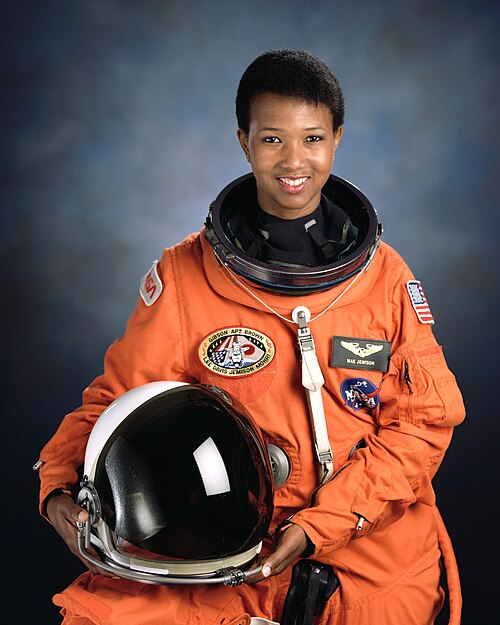
#> input picture backend/tests/data/faces/jemison.jpg, 500 x 625 px
$ python -i staging.py   (imports and definitions only)
#> lines starting #> are read from the running program, lines starting #| are printed output that depends on the picture; after the words box and inside, x2 and y2 are one past the last pixel; in counts of white or black regions, pixels touching at a corner belong together
#> further down, picture is the input picture: PIL image 500x625 RGB; mean R, G, B 104.5, 77.1, 73
"""Hareketli animatik: çekimin sahnelemesi (yerleşim planı) ve onu kareye çeviren çizici. Ağ yok, ücretsiz, deterministik.

Plan (çekim başına JSON, `scenes.staging`; boşsa kurallardan çıkarılır):
  {"version": 1, "source": "rules" | "director",
   "background": {"kind": "paper"} | {"kind": "image", "image": "frame" | "location:<ad>"},
   "layers": [{"id", "image": "frame" | "character:<ad>" | "prop:<ad>", "cutout": bool, "x", "y", "h",
               "crop"?: [x0, x1], "keys": [{"t", "x"?, "y"?, "h"?}], "actions": [{"type", "t0", "t1", ...}]}],
   "camera": [{"t", "zoom", "cx", "cy"}], "captions": bool}
x: katmanın yatay ortası, y: alt kenarı (ayaklar), h: boyu; üçü de kare oranıdır (0-1). Zamanlar çekim içi saniyedir.
crop: grup görselinden tek karakter, kaynağın genişlik oranıyla yatay dilim [x0, x1]; dilimin boyu grubunkiyle aynıdır
(y ve h grubunki, x dilimin ortası). İç kenarlar yumuşak geçişle komşu dilimle örtüşür: birlikte dururken dikiş
görünmez. "note": planı yazanın sahneleme gerekçesi (panelde görünür).
Hareketler (squash & stretch, DIRECTOR.md §9'dan): breathe, sigh, laugh, droop, lean, hop, shake, tremble.
Kamera: anahtar kareler arasında yumuşak geçişle yakınlaşma (zoom) ve odak (cx, cy).

Görseller kesik kâğıt gibi kullanılır: beyaz zeminli referansın (kitap sayfası, stüdyo görseli) zemini kenarlardan
doldurularak atılır. Zemini beyaz olmayan görsel olduğu gibi (dikdörtgen) yerleşir.

Kukla sürümü (`dummy=True`): görseller düz renkli, adı yazılı siluetlere, arka plan açık griye döner. Video modeline
rehber (hareket referansı) olarak verilmek içindir: konum, hareket, kamera ve zamanlama taşır, görünüş taşımaz.
"""
import math
import subprocess
from itertools import pairwise

import numpy as np
from PIL import Image, ImageChops, ImageDraw, ImageFilter

W, H, FPS = 1280, 720, 24
RENDERER_VERSION = 3              # çizim değişince artar: önbellekteki klipler yeniden çizilir
PAPER = (252, 250, 246)
DUMMY_BG = (226, 228, 232)
CUTOUT_MAX = 1600                 # kesik kâğıt maskesinin en uzun kenarı (büyük sayfalar küçültülerek ayrılır)

# çerçeve -> karakterin kare boyuna oranı ve ayak hizası (kadraj dışına taşan yakın çekimler)
FRAMING = {"extreme_wide": (0.22, 0.80), "wide": (0.4, 0.86), "pov": (0.6, 0.98), "medium": (0.66, 1.0),
           "over_shoulder": (0.72, 1.04), "close_up": (0.95, 1.18), "extreme_close_up": (1.25, 1.35)}
POSITION = {"left": 0.3, "sol": 0.3, "center": 0.5, "orta": 0.5, "middle": 0.5, "right": 0.7, "sağ": 0.7}
EMOTION_ACTION = {"joy": ("laugh", {"freq": 3.6, "amp": 0.010}), "sadness": ("droop", {"sink": 0.015, "tilt": -2.5}),
                  "anger": ("shake", {"amp": 0.006}), "fear": ("tremble", {"amp": 0.004}),
                  "surprise": ("hop", {"amp": 0.04}), "tension": ("breathe", {"period": 1.4, "amp": 0.012}),
                  "disgust": ("lean", {"tilt": -4}), "neutral": ("breathe", {"period": 2.6, "amp": 0.01})}


# ---------- yardımcılar ----------

def ease(x: float) -> float:
    x = max(0.0, min(1.0, x))
    return x * x * (3 - 2 * x)


# [72 lines left out: functions keyed, motion, is_page, not called in this run]


def _runs_min(lab: np.ndarray, mask: np.ndarray) -> np.ndarray:
    """Her satırdaki kesintisiz maske dizisine, dizideki en küçük etiketi yayar (C sırası, satır satır)."""
    prev = np.zeros_like(mask)
    prev[:, 1:] = mask[:, :-1]
    flat_mask = mask.ravel()
    starts = (mask & ~prev).ravel()[flat_mask]
    idx = np.flatnonzero(starts)
    vals = lab.ravel()[flat_mask]
    mins = np.minimum.reduceat(vals, idx)
    out = lab.copy()
    out.ravel()[flat_mask] = np.repeat(mins, np.diff(np.append(idx, len(vals))))
    return out


def _label(mask: np.ndarray) -> np.ndarray:
    """4-komşulu bağlı bileşen etiketi (yalnızca numpy): 0 = maske dışı, aynı bileşen = aynı etiket.
    Satır ve sütun dizileri boyunca en küçük etiket, değişmeyene dek sırayla yayılır."""
    big = mask.size + 1
    lab = np.where(mask, np.arange(1, mask.size + 1, dtype=np.int32).reshape(mask.shape), np.int32(big))
    if not mask.any():
        return np.zeros(mask.shape, np.int32)
    mask_t = np.ascontiguousarray(mask.T)
    while True:
        new = _runs_min(lab, mask)
        new = np.ascontiguousarray(_runs_min(np.ascontiguousarray(new.T), mask_t).T)
        if np.array_equal(new, lab):
            break
        lab = new
    return np.where(mask, lab, 0)


def _border_labels(lab: np.ndarray) -> np.ndarray:
    return np.setdiff1d(np.unique(np.concatenate([lab[0], lab[-1], lab[:, 0], lab[:, -1]])), [0])


def cutout(im: Image.Image, threshold: float = 249) -> Image.Image:
    """Beyaz zemini kenarlardan doldurarak atar; kalan şekil(ler) RGBA, sıkı kırpılmış. info["box"]: kaynaktaki yeri."""
#> called with threshold = 249
    rgb = im.convert("RGB")
    k = min(1.0, CUTOUT_MAX / max(rgb.size))              # maske en çok CUTOUT_MAX pikselde hesaplanır (hız)
#> k = 1
    small = rgb if k == 1 else rgb.resize((max(1, round(rgb.width * k)), max(1, round(rgb.height * k))), Image.BOX)
    a = np.asarray(small).astype(np.int16)
    light = (a.min(2) > threshold) & ((a.max(2) - a.min(2)) < 40)
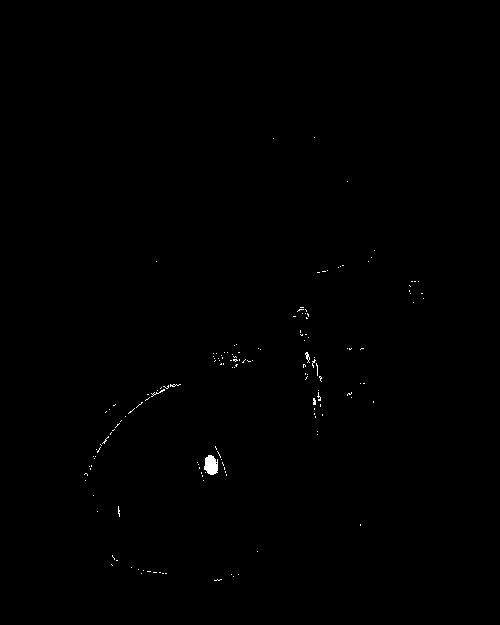
#> light: shape (625, 500) bool; 0.23% white; 156 white regions (153 under 20 px), largest, box (x1, y1, x2, y2) and area: (204, 455, 218, 475) 216, (305, 352, 310, 363) 26, (151, 389, 165, 397) 24
    lab = _label(light)
#> in _label, `lab = np.where(mask, np.arange(1, mask.size + 1, dtype=np.int32).resha..`:
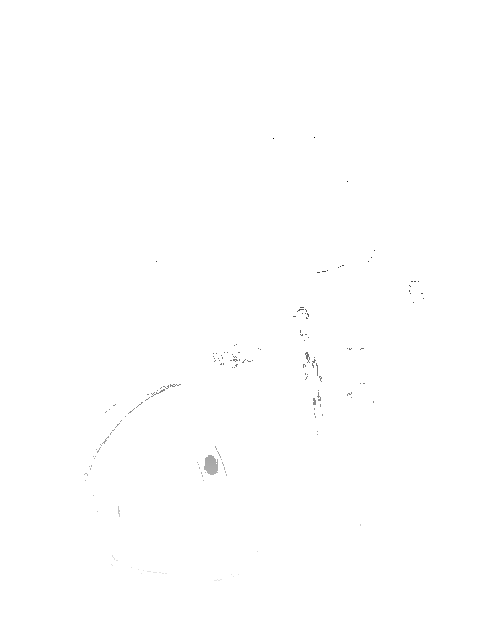
#> lab: shape (625, 500) int32; min 68815, max 312501, mean 312264.1; drawn with min black and max white
#> in _label, `mask_t = np.ascontiguousarray(mask.T)`:
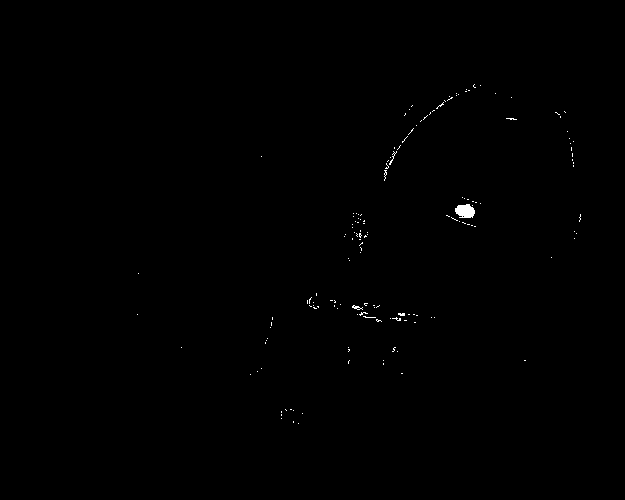
#> mask_t: shape (500, 625) bool; 0.23% white; 156 white regions (153 under 20 px), largest, box (x1, y1, x2, y2) and area: (455, 204, 475, 218) 216, (352, 305, 363, 310) 26, (389, 151, 397, 165) 24
#> the loop in _label, `while True:` made 5 passes
#> pass 1, in _runs_min (call 2), `out = lab.copy()`:
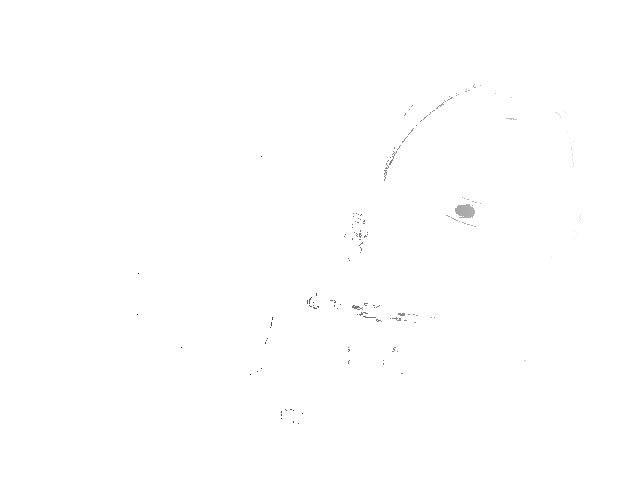
#> out: shape (500, 625) int32; min 68815, max 312501, mean 312264.1; drawn with min black and max white
    fg = ~np.isin(lab, _border_labels(lab))
#> fg: shape (625, 500) bool; every value is 1
    m = Image.fromarray((fg * 255).astype(np.uint8)).filter(ImageFilter.MinFilter(5)).filter(ImageFilter.MaxFilter(5))
#> m: PIL image 500x625 L; every value is 255
    fg = np.asarray(m) > 127                                    # açma: kırıntılar ve ince çizgiler gider
    lab2 = _label(fg)
#> in _label (call 2), `lab = np.where(mask, np.arange(1, mask.size + 1, dtype=np.int32).resha..`:
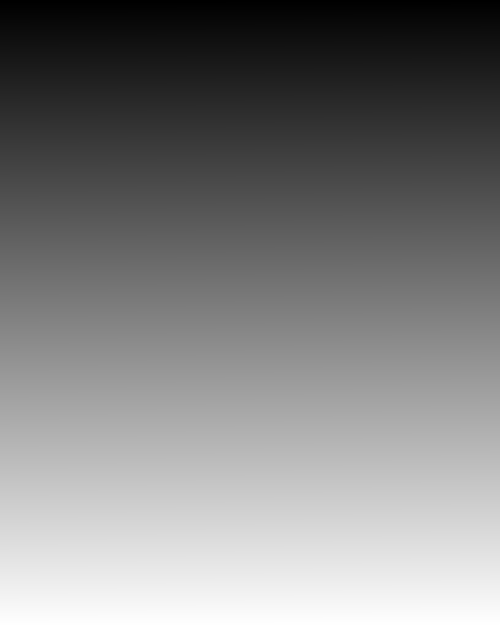
#> lab: shape (625, 500) int32; min 1, max 312500, mean 156250.5; drawn with min black and max white
#> in _label (call 2), `mask_t = np.ascontiguousarray(mask.T)`: mask_t: shape (500, 625) bool; every value is 1
#> the loop in _label (call 2), `while True:` made 2 passes
#> pass 1, in _runs_min (call 12), `out = lab.copy()`:
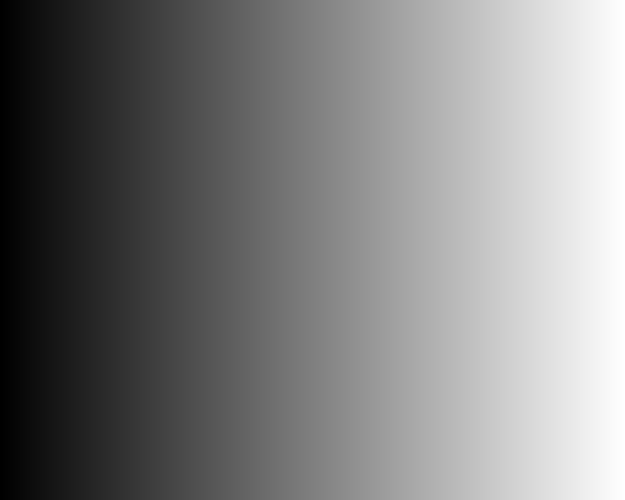
#> out: shape (500, 625) int32; min 1, max 312001, mean 156001; drawn with min black and max white
    ids, sizes = np.unique(lab2[fg], return_counts=True)
#> ids = [1]; sizes = [312500]
    if len(ids):
        fg = np.isin(lab2, ids[sizes > sizes.max() * 0.04])
    holes = _label(~fg)                                         # içteki beyaz delikler doldurulur
#> in _label (call 3), `lab = np.where(mask, np.arange(1, mask.size + 1, dtype=np.int32).resha..`: lab: shape (625, 500) int32; every value is 312501
#> in _label (call 3), `lab = np.where(mask, np.arange(1, mask.size + 1, dtype=np.int32).resha..`: mask: shape (625, 500) bool; every value is 0
#> holes: shape (625, 500) int32; every value is 0
    fg = np.isin(holes, _border_labels(holes), invert=True) & (holes > 0) | fg
    alpha = Image.fromarray((fg * 255).astype(np.uint8))
    if k != 1:
        alpha = alpha.resize(rgb.size, Image.BILINEAR)
    alpha = alpha.filter(ImageFilter.GaussianBlur(1.2 / k))
    out = rgb.copy()
    out.putalpha(alpha)
#> out: PIL image 500x625 RGBA
    box = out.getbbox() or (0, 0, out.width, out.height)
#> box = (0, 0, 500, 625)
    res = out.crop(box)
    res.info["box"] = box
    return res


# [123 lines left out: functions strip, natural, silhouette, camera_keys, act, rules_plan, not called in this run]


# ---------- çizici ----------

class Stage:
    """Planı ve yerel görsel dosyalarını alır; frame(t) bir kare (RGB) döner."""

    # [129 lines left out: functions __init__, _sprite, _source, frame, _overlay, render, not called in this run]


# ---------- doğrulama ----------

ACTIONS = ("breathe", "sigh", "laugh", "droop", "lean", "hop", "shake", "tremble")


# [44 lines left out: function validate, not called in this run]

>>> from PIL import Image
>>> picture = Image.open('../../tests/data/faces/jemison.jpg')
>>> result = cutout(picture)

$ run again, on backend/tests/data/faces/ride_1979.jpg
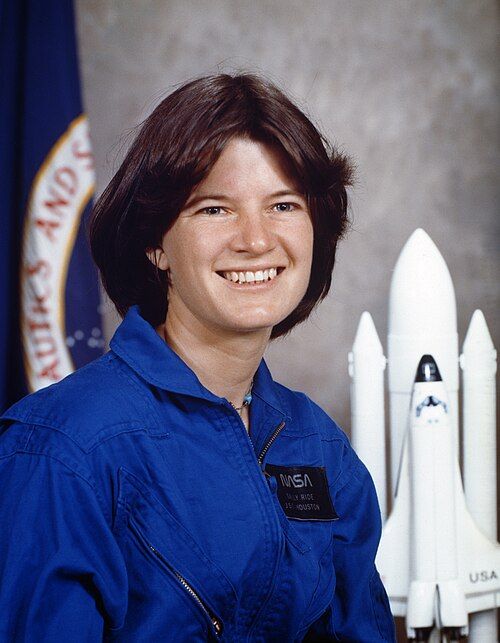
#> input picture backend/tests/data/faces/ride_1979.jpg, 500 x 643 px
#> picture is the input picture: PIL image 500x643 RGB; mean R, G, B 99.8, 101.8, 128.3
#> in cutout, `light = (a.min(2) > threshold) & ((a.max(2) - a.min(2)) < 40)`:
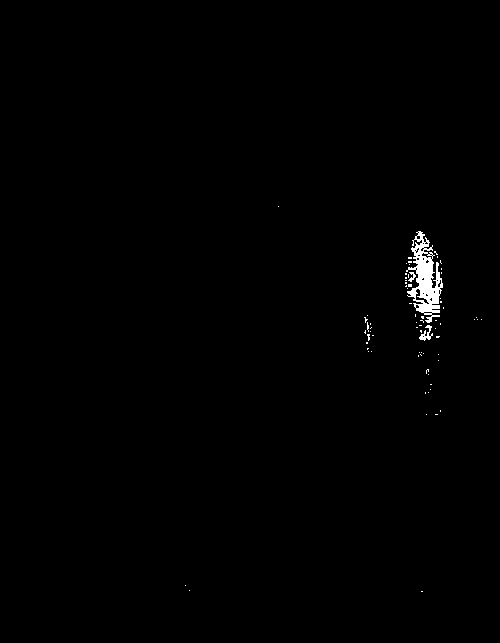
#> light: shape (643, 500) bool; 0.58% white; 72 white regions (69 under 20 px), largest, box (x1, y1, x2, y2) and area: (406, 231, 443, 323) 1508, (419, 325, 433, 341) 94, (408, 272, 416, 282) 36
#> mask_t: shape (500, 643) bool; 0.58% white; 72 white regions (69 under 20 px), largest, box (x1, y1, x2, y2) and area: (231, 406, 323, 443) 1508, (325, 419, 341, 433) 94, (272, 408, 282, 416) 36
#> the loop in _label, `while True:` made 7 passes
#> pass 1, in _runs_min (call 2), `out = lab.copy()`:
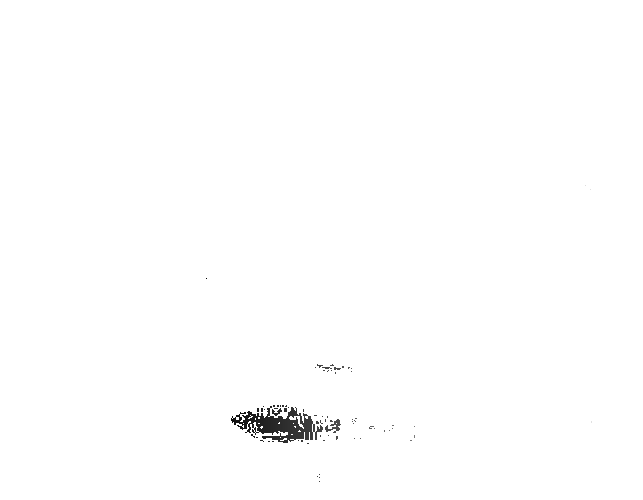
#> out: shape (500, 643) int32; min 103279, max 321501, mean 320475.3; drawn with min black and max white
#> fg: shape (643, 500) bool; every value is 1
#> m: PIL image 500x643 L; every value is 255
#> mask_t: shape (500, 643) bool; every value is 1
#> ids = [1]; sizes = [321500]
#> mask: shape (643, 500) bool; every value is 0
#> holes: shape (643, 500) int32; every value is 0
#> box = (0, 0, 500, 643)
